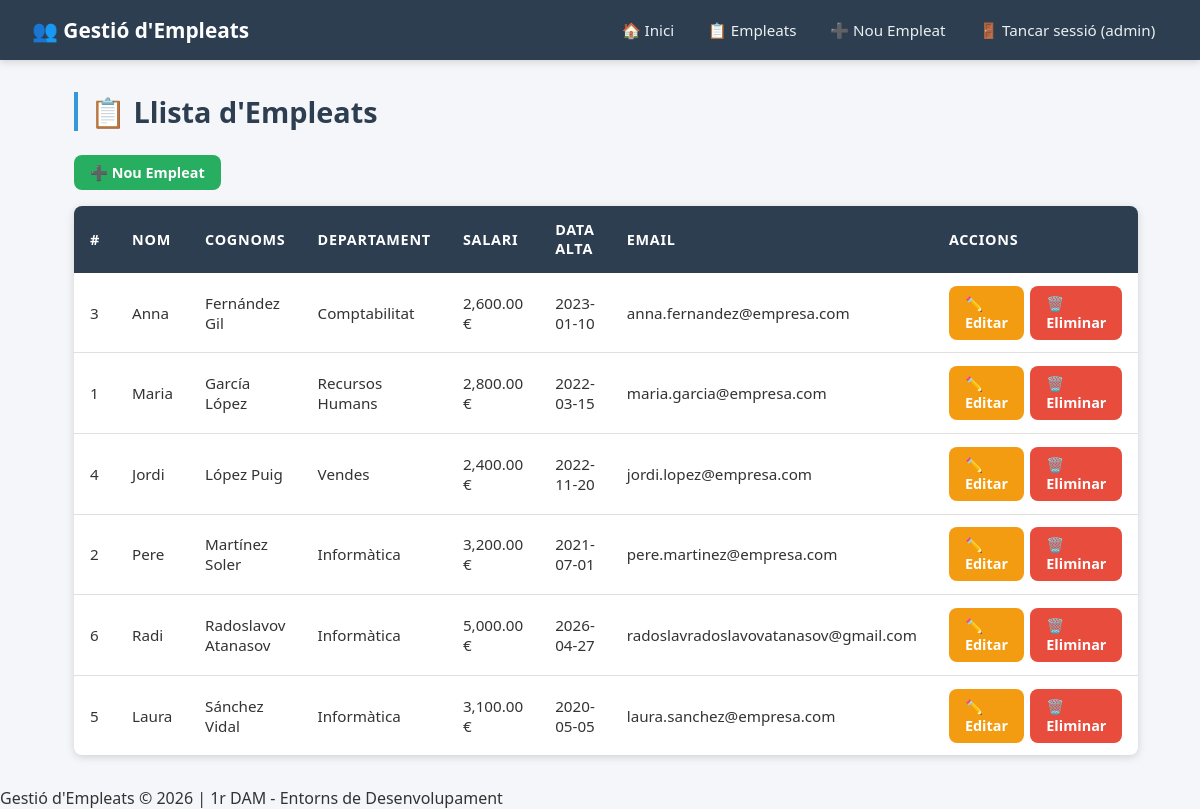
Page /empleados/listar.php (signed in) on the committed database.
### tables this page shows
CREATE TABLE `empleats` (
  `id` int(11) NOT NULL,
  `nom` varchar(100) NOT NULL,
  `cognoms` varchar(150) NOT NULL,
  `departament` varchar(100) NOT NULL,
  `salari` decimal(8,2) NOT NULL,
  `data_alta` date NOT NULL,
  `email` varchar(150) NOT NULL
);

### includes/funcions.php (called while the page is built, shortened)
<?php
function connectarBD() {
    $conn = new mysqli(DB_HOST, DB_USER, DB_PASS, DB_NAME);
    $conn->set_charset("utf8mb4");
    return $conn;
}
function obtenirEmpleats() {
    $conn = connectarBD();
    $resultat = $conn->query("SELECT * FROM empleats ORDER BY cognoms ASC");
    $empleats = $resultat->fetch_all(MYSQLI_ASSOC);
    return $empleats;
}

### empleados/listar.php (the view, shortened to what this page needs)
<?php
require_once __DIR__ . '/../includes/header.php';
$empleats = obtenirEmpleats();
?>
<h1>📋 Llista d'Empleats</h1>
<div class="accions-rapides">
    <a href="crear.php" class="btn btn-success">➕ Nou Empleat</a>
</div>
<?php if (count($empleats) > 0): ?>
<table>
    <thead>
        <tr>
            <th>#</th>
            <th>Nom</th>
            <th>Cognoms</th>
            <th>Departament</th>
            <th>Salari</th>
            <th>Data alta</th>
            <th>Email</th>
            <th>Accions</th>
        </tr>
    </thead>
    <tbody>
        <?php foreach ($empleats as $e): ?>
        <tr>
            <td><?= $e['id'] ?></td>
            <td><?= htmlspecialchars($e['nom']) ?></td>
            <td><?= htmlspecialchars($e['cognoms']) ?></td>
            <td><?= htmlspecialchars($e['departament']) ?></td>
            <td><?= number_format($e['salari'], 2) ?> €</td>
            <td><?= $e['data_alta'] ?></td>
            <td><?= htmlspecialchars($e['email']) ?></td>
            <td class="accions">
                <a href="editar.php?id=<?= $e['id'] ?>"
                   class="btn btn-warning">✏️ Editar</a>
                <a href="eliminar.php?id=<?= $e['id'] ?>"
                   class="btn btn-danger"
                   onclick="return confirm('Segur que vols eliminar aquest empleat?')">
                   🗑️ Eliminar
                </a>
            </td>
        </tr>
        <?php endforeach; ?>
    </tbody>
</table>
<?php else: ?>
    <p>No hi ha empleats registrats.
       <a href="crear.php">Afegeix el primer!</a>
    </p>
<?php endif; ?>
<?php require_once __DIR__ . '/../includes/footer.php'; ?>

### css/estils.css (style rules this page uses)
:root { --color-primary: #3498db; --color-success: #27ae60; --color-warning: #f39c12; --color-danger: #e74c3c; --color-secondary: #95a5a6; --color-dark: #2c3e50; --color-light: #ecf0f1; --color-white: #ffffff; --shadow: 0 2px 8px rgba(0,0,0,0.15); --radius: 8px; }
* { margin: 0; padding: 0; box-sizing: border-box; }
body { font-family: 'Segoe UI', Tahoma, Geneva, Verdana, sans-serif; background-color: #f4f6f9; color: #333; min-height: 100vh; display: flex; flex-direction: column; }
h1 { color: var(--color-dark); margin-bottom: 1.5rem; font-size: 1.8rem; border-left: 4px solid var(--color-primary); padding-left: 0.75rem; }
.btn { display: inline-block; padding: 0.5rem 1rem; border: none; border-radius: var(--radius); cursor: pointer; font-size: 0.9rem; font-weight: 600; text-decoration: none; transition: opacity 0.2s, transform 0.1s; }
.btn-success { background: var(--color-success); color: var(--color-white); }
.btn-warning { background: var(--color-warning); color: var(--color-white); }
.btn-danger { background: var(--color-danger); color: var(--color-white); }
table { width: 100%; border-collapse: collapse; background: var(--color-white); border-radius: var(--radius); overflow: hidden; box-shadow: var(--shadow); margin-top: 1rem; }
thead { background-color: var(--color-dark); color: var(--color-white); }
thead th { padding: 0.9rem 1rem; text-align: left; font-size: 0.9rem; text-transform: uppercase; letter-spacing: 0.05em; }
tbody tr { border-bottom: 1px solid #e0e0e0; transition: background 0.15s; }
tbody tr:last-child { border-bottom: none; }
tbody td { padding: 0.8rem 1rem; font-size: 0.95rem; }
.accions { display: flex; gap: 0.4rem; }

### rows in the picture
empleats: id "3", nom "Anna", cognoms "Fernández Gil", departament "Comptabilitat", salari "2,600.00", data_alta "2023-01-10", email "anna.fernandez@empresa.com"
empleats: id "1", nom "Maria", cognoms "García López", departament "Recursos Humans", salari "2,800.00", data_alta "2022-03-15", email "maria.garcia@empresa.com"
empleats: id "4", nom "Jordi", cognoms "López Puig", departament "Vendes", salari "2,400.00", data_alta "2022-11-20", email "jordi.lopez@empresa.com"
empleats: id "2", nom "Pere", cognoms "Martínez Soler", departament "Informàtica", salari "3,200.00", data_alta "2021-07-01", email "pere.martinez@empresa.com"
empleats: id "6", nom "Radi", cognoms "Radoslavov Atanasov", departament "Informàtica", salari "5,000.00", data_alta "2026-04-27", email "radoslavradoslavovatanasov@gmail.com"
empleats: id "5", nom "Laura", cognoms "Sánchez Vidal", departament "Informàtica", salari "3,100.00", data_alta "2020-05-05", email "laura.sanchez@empresa.com"

### other values in the picture
$_SESSION['usuari_nom'] "admin"
